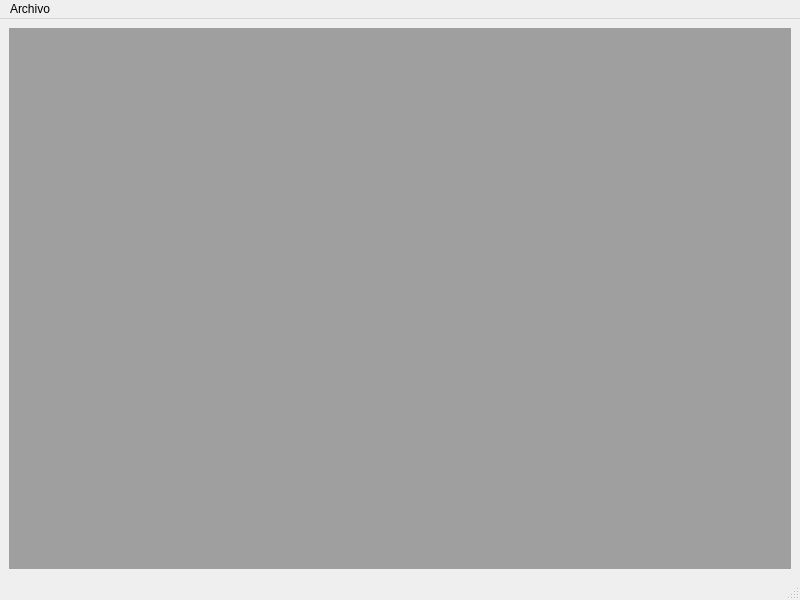
<?xml version="1.0" encoding="UTF-8"?>
<ui version="4.0">
 <class>MainWindow</class>
 <widget class="QMainWindow" name="MainWindow">
  <property name="geometry">
   <rect>
    <x>0</x>
    <y>0</y>
    <width>800</width>
    <height>600</height>
   </rect>
  </property>
  <property name="windowTitle">
   <string>MainWindow</string>
  </property>
  <widget class="QWidget" name="centralwidget">
   <layout class="QHBoxLayout" name="horizontalLayout">
    <item>
     <widget class="QMdiArea" name="mdiArea">
      <property name="activationOrder">
       <enum>QMdiArea::ActivationHistoryOrder</enum>
      </property>
      <property name="viewMode">
       <enum>QMdiArea::SubWindowView</enum>
      </property>
      <property name="documentMode">
       <bool>false</bool>
      </property>
      <property name="tabsClosable">
       <bool>false</bool>
      </property>
      <property name="tabsMovable">
       <bool>false</bool>
      </property>
      <property name="tabPosition">
       <enum>QTabWidget::West</enum>
      </property>
     </widget>
    </item>
   </layout>
  </widget>
  <widget class="QMenuBar" name="menubar">
   <property name="geometry">
    <rect>
     <x>0</x>
     <y>0</y>
     <width>800</width>
     <height>18</height>
    </rect>
   </property>
   <widget class="QMenu" name="opc_archivo">
    <property name="title">
     <string>Archivo</string>
    </property>
    <addaction name="act_abrir"/>
   </widget>
   <addaction name="opc_archivo"/>
  </widget>
  <widget class="QStatusBar" name="statusbar"/>
  <action name="act_abrir">
   <property name="text">
    <string>Abrir</string>
   </property>
  </action>
 </widget>
 <resources/>
 <connections/>
</ui>
